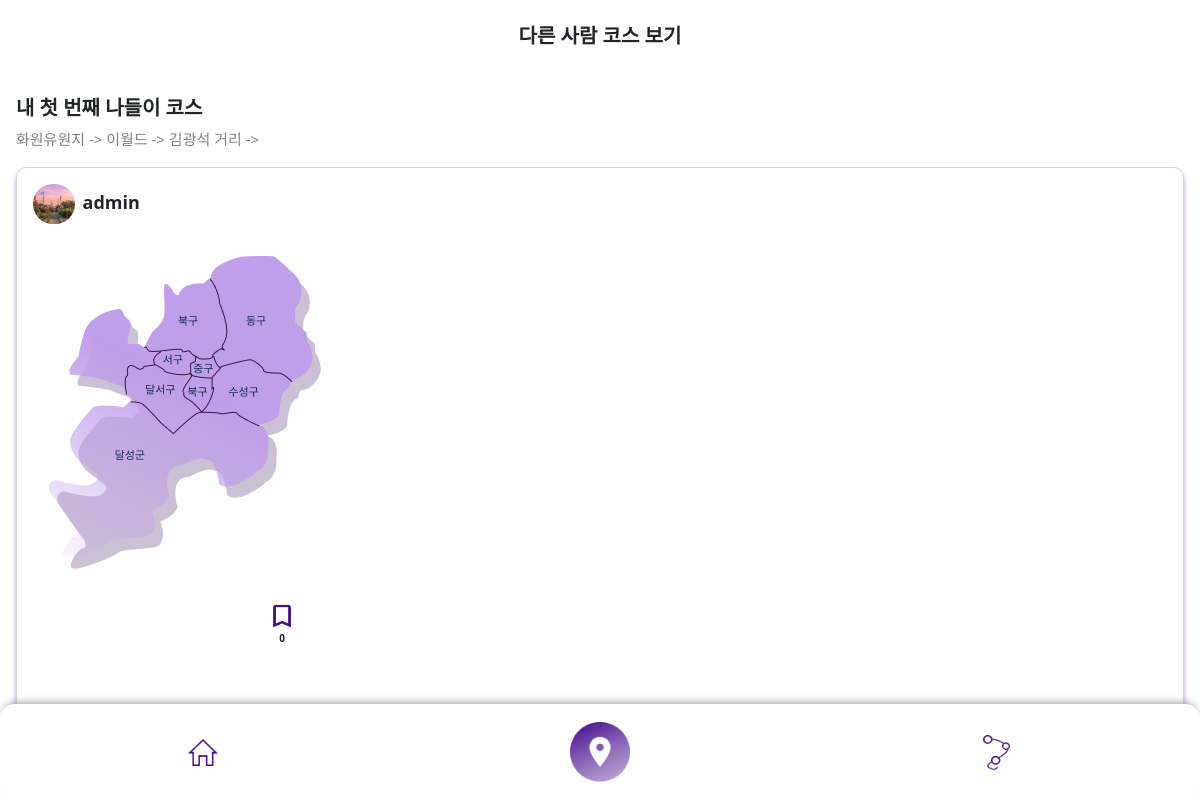
/otherscourse/, run on an earlier commit of the app's database.
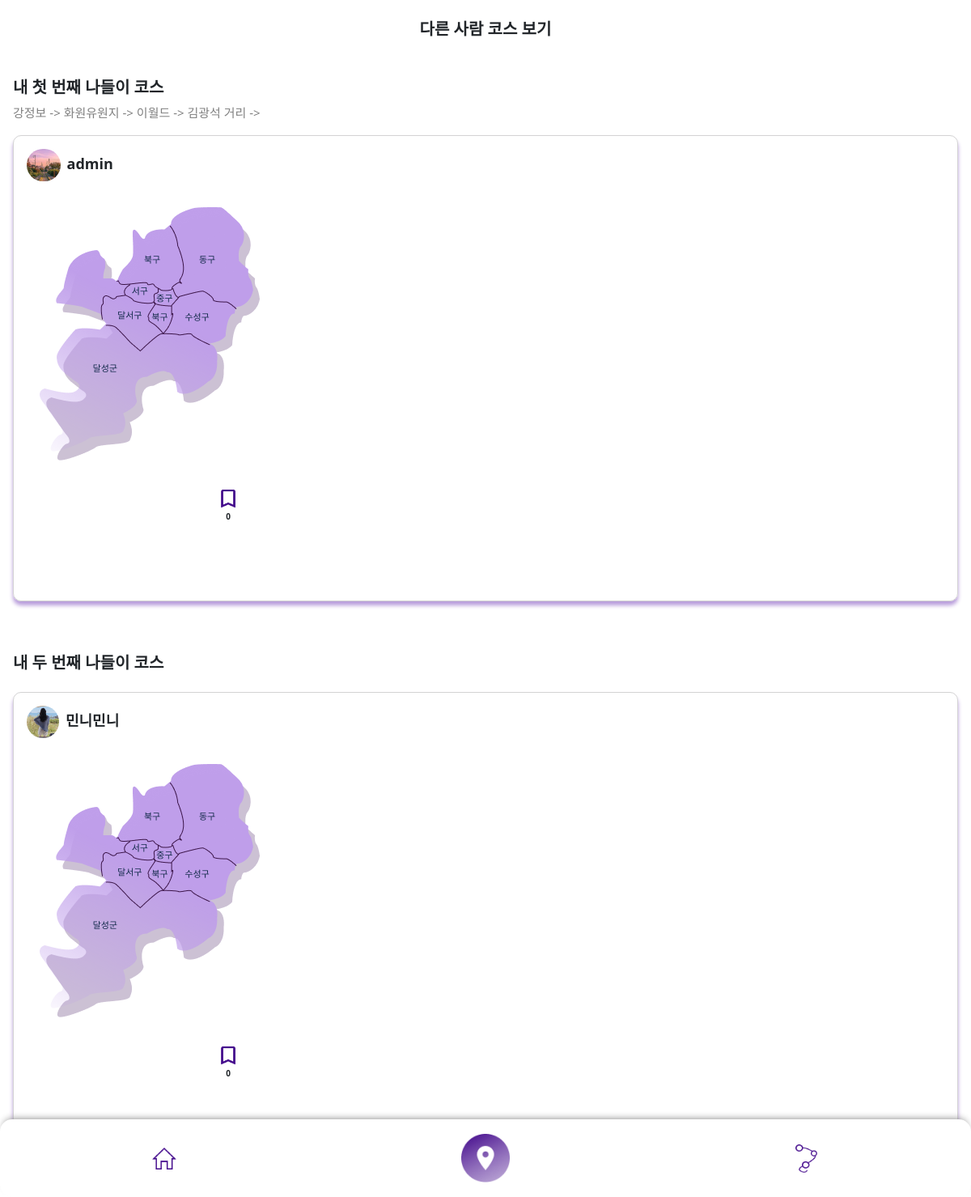
And on a later commit of the database.
### main/models.py (models this page shows, shortened)
class Course(models.Model):
    name=models.CharField(max_length=50)
    scrap_cnt=models.IntegerField(default=0)
    user=models.ForeignKey(User, on_delete=models.CASCADE, null=True)
    hashtag=models.CharField(max_length=100, null=True, blank=True)
    scrapper=models.ManyToManyField(User, blank=True, related_name="coursescrap")
    thumbnail=models.ImageField(null=True, blank=True)

class Place(models.Model):
    author=models.ForeignKey(User, on_delete=models.CASCADE, null=True)
    name=models.CharField(max_length=50)
    img=models.ImageField(null=True, blank=True)
    scrap_cnt=models.IntegerField(default=0)
    address=models.CharField(max_length=100)
    description=models.TextField(null=True, blank=True)
    category=models.CharField(max_length=20,null=True)
    hashtag=models.ForeignKey(HashRecommend, on_delete=models.CASCADE, null=True, blank=True)
    lat=models.FloatField()
    lng=models.FloatField()
    course=models.ForeignKey(Course, on_delete=models.CASCADE, null=True, blank=True, related_name="place")
    scrapper=models.ManyToManyField(User, blank=True, related_name="placescrap")

### account/models.py (models this page shows)
class User(AbstractUser):
    profile_img=models.ImageField()

### main/views.py (the view)
# urls.py: path('otherscourse/', views.otherscourse, name="otherscourse"),
def otherscourse(request):
    courses = Course.objects.all().order_by('scrap_cnt')
    return render(request, 'otherscourse.html', {"courses":courses})

### main/templates/otherscourse.html (shortened to what this page needs)
{% load static %}
<!DOCTYPE html>
<html lang="en">
<head>
    <link rel="stylesheet" href="{% static 'css/style.css' %}" />
    <link href="https://cdn.jsdelivr.net/npm/bootstrap@5.2.1/dist/css/bootstrap.min.css" rel="stylesheet">
</head>
<body>
    <div class="otherscourse-header-background"><h1 class="otherscourse-header-text">다른 사람 코스 보기</h1></div>
    {% for course in courses %}
    <div class="otherscourse-card-box mb-5">
        <h1 class="otherscourse-card-title">{{course.name}}</h1>
        <p class="otherscourse-card-text">{% for place in course.place.all %} {{place.name}} -> {% endfor %}</p>
        <div class="otherscourse-other-user">
        <div class="otherscourse-user-box">
            <img src="{{course.user.profile_img.url}}" class="otherscourse-user-img">
            <h1 class="map-title otherscourse-user-id">{{course.user}}</h1>
        </div>
        <a href="{% url 'otherscourseDetail' %}" style="color:black; text-decoration:none;">
            <div>
                <div style="padding:2rem;"style="position: relative;">
                    <div class="map">
                        <canvas id="myCanvas" width="272" height="313"></canvas>
                    </div>
                </div>
            </div>
        </a>
        <div style="padding-left:6rem; padding-bottom: 6rem;">
            <div id="liveToastBtn" name="{{course.id}}" class="save-box col-2">
                {% if course in user.coursescrap.all %}
                <div class="d-flex align-items-center justify-content-center"><img style="width: 30px; height: 30px;" class="save-img row" id="scrap-btn-full" src="{% static 'img/full-scrap.png' %}"></div>
                <div class="d-flex align-items-center justify-content-center"><p class="save-text row" id="scrap">{{ course.scrap_cnt }}</p></div>
                {% else %}
                <div class="d-flex align-items-center justify-content-center"><img style="width: 30px; height: 30px;" class="save-img row" id="scrap-btn-empty" src="{% static 'img/bin-scrap.png' %}"></div>
                <div class="d-flex align-items-center justify-content-center"><p class="save-text row" id="scrap">{{ course.scrap_cnt }}</p></div>
                {% endif %}
            </div>
        </div>
        </div>
        </div>
    {% endfor %}
    <div class="footer-list">
        <span class="footer-icon"><a href="{% url 'main' %}"><img style="width:30px; height:27px;" src="{% static 'img/active-home.png' %}"></a></span>
        <span class="footer-icon"><a href="{% url 'setcourse' %}"><img style="width:60px; height:60px;" src="{% static 'img/active-location.png' %}"></a></span>
        <span class="footer-icon"><a href="{% url 'otherscourse' %}"><img style="width:27px; height:35px;" src="{% static 'img/active-course.png' %}"></a></span>
    </div>
</body>
</html>

What changed in the data, as far as the page shows it:
changed Course "내 첫 번째 나들이 코스": gains Place (name "강정보")
added Course: name "내 두 번째 나들이 코스", user.profile_img (picture), user "민니민니", scrap_cnt "0"
